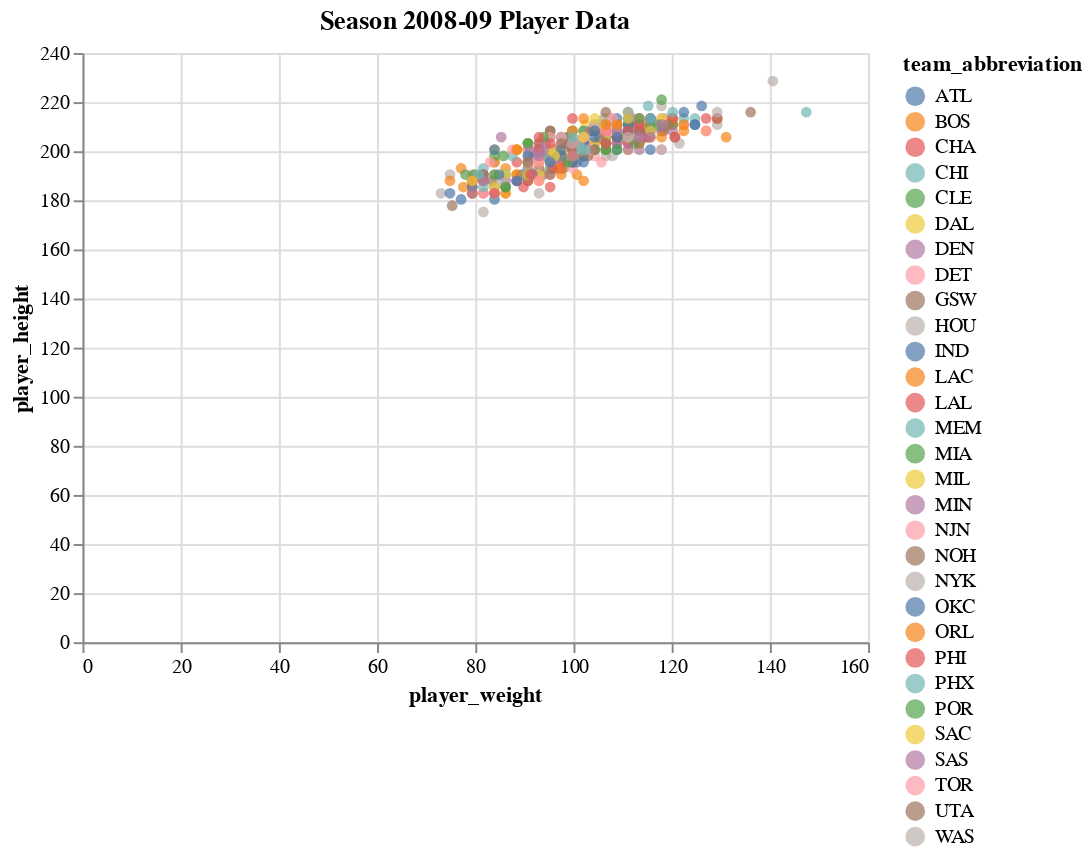

The code cell stored with this chart in its notebook:
### Code cell
season08 =  pd.DataFrame()
season08 = all_seasons.copy()
season08 = season08[season08.season == '2008-09']


alt.Chart(season08, title = "Season 2008-09 Player Data").mark_circle(size=30).encode(
    x='player_weight',
    y='player_height',
    color='team_abbreviation',
    tooltip=['player_name', 'team_abbreviation', 'player_weight', 'player_height']
).interactive()

### Figure 1 — Vega-Lite specification as saved in the notebook (floating-point values rounded to 4 significant figures; data arrays with more than 128 entries replaced by an {"elided": "..."} marker saying what was removed)
{"config": {"view": {"continuousWidth": 400, "continuousHeight": 300}}, "data": {"name": "data-fbe9794702b1e0e06f36db6f2e4bfd6f"}, "mark": {"type": "circle", "size": 30}, "encoding": {"color": {"type": "nominal", "field": "team_abbreviation"}, "tooltip": [{"type": "nominal", "field": "player_name"}, {"type": "nominal", "field": "team_abbreviation"}, {"type": "quantitative", "field": "player_weight"}, {"type": "quantitative", "field": "player_height"}], "x": {"type": "quantitative", "field": "player_weight"}, "y": {"type": "quantitative", "field": "player_height"}}, "selection": {"selector005": {"type": "interval", "bind": "scales", "encodings": ["x", "y"]}}, "title": "Season 2008-09 Player Data", "$schema": "https://vega.github.io/schema/vega-lite/v4.8.1.json", "datasets": {"data-fbe9794702b1e0e06f36db6f2e4bfd6f": {"elided": "445 records"}}}
